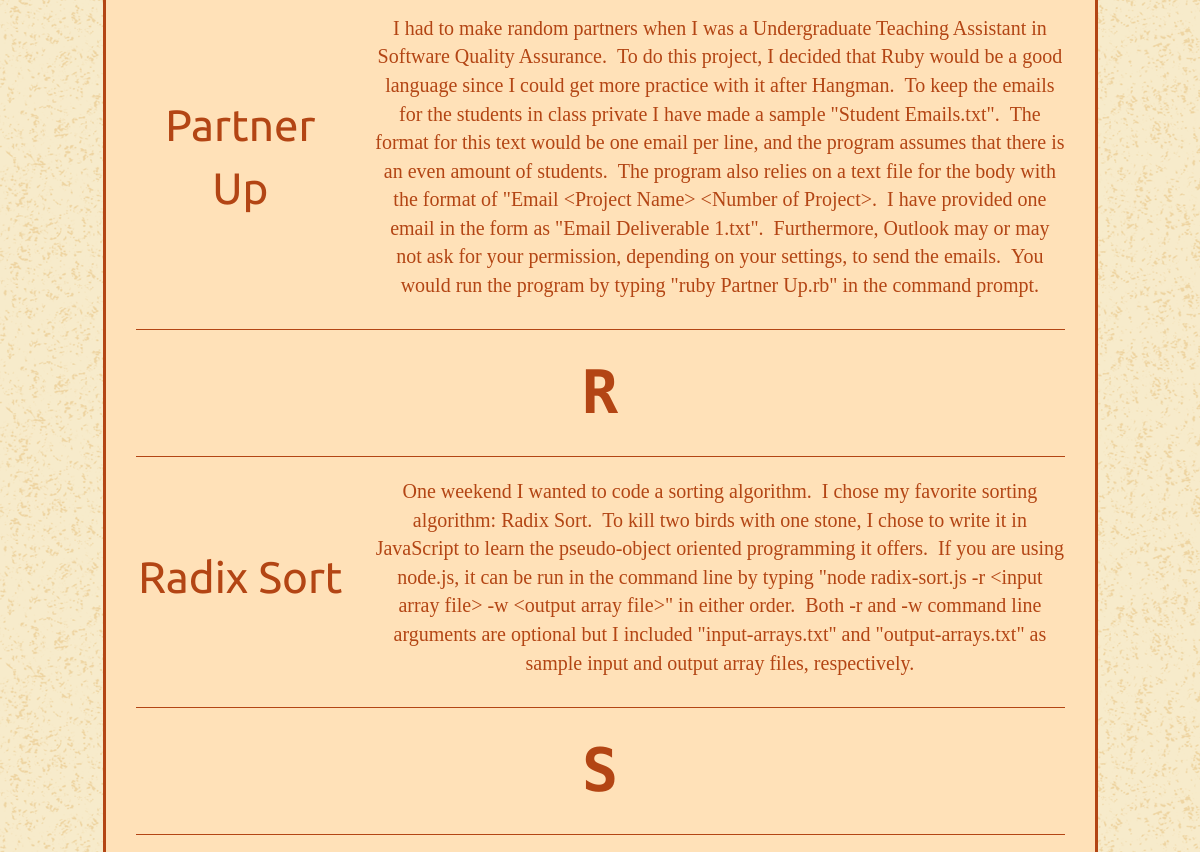
/portfolio.php?name=fa-sort-asc (middle part), run on an earlier commit of the app's database.
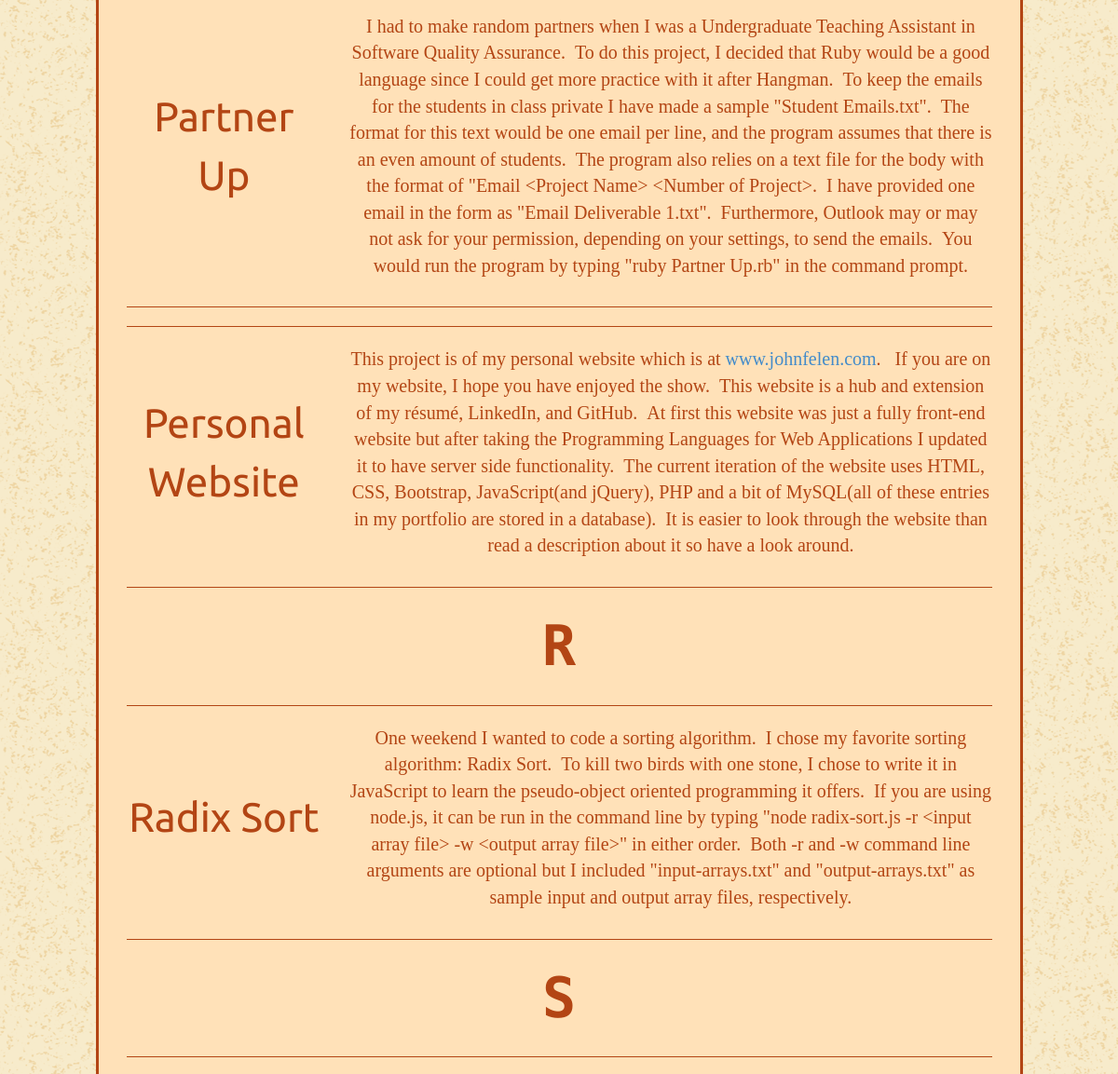
And on a later commit of the database.
### portfolio.php (the view, shortened to what this page needs)
<?php
    include( "php_include_files/header.php" );
    require( "php_include_files/portfolio-functions.php" );
    $portfolioDB = new mysqli( "localhost", "root", "jfelen62", "personal website" );
    if( isset( $_GET[ "name" ] ) )
    {
        $name =  $_GET[ "name" ];
        $result = queryProjects( $portfolioDB, $name, "Name" );
        $currComparator = "z";
        $sortType = "NAME";
    }
    while( $row = $result->fetch_assoc() )
    {
        $currComparator = printTierChange( $currComparator, $sortType, $row );
        echo "
        <hr class=\"brown\">
        <div class=\"row vertical-center\">
            <div class=\"col-xs-3\">
                <p class=\"font-ubuntu font-large font-center colored-link\">
                    <a href=\"{$row[ "Link" ]}\" title=\"{$row[ "Link" ]}\" target=\"_blank\">{$row[ "Name" ]}</a>
                </p>
            </div>
            <div class=\"col-xs-9\">
                <p class=\"font-vollkorn font-center font-small brown\">{$row[ "Description" ]}</p>
            </div>
        </div>
        <hr class=\"brown\">";
    }
    include( "php_include_files/footer.php" );
?>

### php_include_files/header.php (shortened to what this page needs)
<!DOCTYPE html>
<html lang="en">
    <head>
        <?php
            $callingFullPath = explode("/", $_SERVER["SCRIPT_FILENAME"] );
            $callingScript = $callingFullPath[ count( $callingFullPath ) - 1 ];
        ?>
        <link rel="stylesheet" href="http://maxcdn.bootstrapcdn.com/bootstrap/3.3.6/css/bootstrap.min.css">
        <link rel="stylesheet" href="https://maxcdn.bootstrapcdn.com/font-awesome/4.5.0/css/font-awesome.min.css">
		<link href="css/bootstrap.min.css" rel="stylesheet">
        <link href="css/personalstyle.css" rel="stylesheet">
    </head>
    <body class="bg-map"<?php echo ( $callingScript === "index.php" ) ? " onload=\"printNextLine()\" onclick=\"printNextLine()\"" : "";?>>
        <?php include( "php_include_files/start-row-10.php" ); ?>
        <?php include( "php_include_files/end-row-10.php" ); ?>
        <?php include( "php_include_files/start-row-10.php" ); ?>
        <?php include( "php_include_files/end-row-10.php" ); ?>
        <?php include( "php_include_files/start-row-10.php" ); ?>
        <div class="container-main">

### php_include_files/start-row-10.php (shortened to what this page needs)
<div class="row">
    <div class="col-xs-10">

### php_include_files/portfolio-functions.php (shortened to what this page needs)
<?php
    function queryProjects( $portfolioDB, $currSortChoice, $orderAttribute )
    {
        if( $currSortChoice === "fa-sort-asc" )
        {
            $result = $portfolioDB->query( "SELECT * FROM `project descriptions` ORDER BY `{$orderAttribute}` ASC" );
        }
        else if( $currSortChoice === "fa-sort-desc" )
        {
            $result = $portfolioDB->query( "SELECT * FROM `project descriptions` ORDER BY `{$orderAttribute}` DESC" );
        }
        if( !$result )
        {
            die( "Error with query" );
        }
        else
        {
            return $result;
        }
    }
    function printTierChange( $currComparator, $sortType, $row )
    {
        if( $sortType === "NAME" && $currComparator !== $row[ "Name" ][ 0 ] )
        {
            $currComparator = $row[ "Name" ][ 0 ];
            echo "<p class=\"font-ubuntu-mono font-header font-center brown\">{$currComparator}</p>";
        }
        else if( $sortType === "YEAR" && $currComparator !== date( "Y", strtotime( $row[ "Month Finished" ] ) ) )
        {
            $currComparator = date( "Y", strtotime( $row[ "Month Finished" ] ) );
            echo "<p class=\"font-ubuntu-mono font-header font-center brown\">{$currComparator}</p>";
        }
        return $currComparator;
    }
?>

### php_include_files/footer.php (shortened to what this page needs)
    </div>
    <?php include( "php_include_files/end-row-10.php" ); ?>
    <?php include( "php_include_files/start-row-10.php" ); ?>
    <?php include( "php_include_files/end-row-10.php" ); ?>
    </body>
</html>

### php_include_files/end-row-10.php (shortened to what this page needs)
    </div>
</div>

### css/personalstyle.css (style rules this page uses)
body { overflow-x: hidden; }
.bg-map { background: url("../images/old-map.png") repeat 0 0; }
.brown { color: #B34514; border-color: #B34514; }
.container-main { padding: 30px; background-color: #FFE1B8; border-radius: 10px; border-color: #B34514; border-style: solid; }
.colored-link > a { color: #B34514; }
.vertical-center { display: flex; justify-content: center; align-items: center; }
.font-ubuntu { font-family: 'Ubuntu', sans-serif; }
.font-ubuntu-mono { font-family: 'Ubuntu Mono'; }
.font-vollkorn { font-family: 'Vollkorn', Georgia, Times, serif; }
.font-small { font-size: 20px; }
.font-large { font-size: 44px; }
.font-header { font-weight: 700; font-size: 60px; }
.font-center { text-align: center; }

What changed in the data, as far as the page shows it:
added project descriptions: Name "Personal Website", Description "This project is of my personal website which is at www.johnfelen.com . If you are on my website, I hope you have enjoyed the show. This website is a hub and extension of my résumé, LinkedIn, and GitHub. At first this website was just a fully front-end website but after taking the Programming Languages for Web Applications I updated it to have server side functionality. The current iteration of the website uses HTML, CSS, Bootstrap, JavaScript(and jQuery), PHP and a bit of MySQL(all of these entries in my portfolio are stored in a database). It is easier to look through the website than read a description about it so have a look around."
